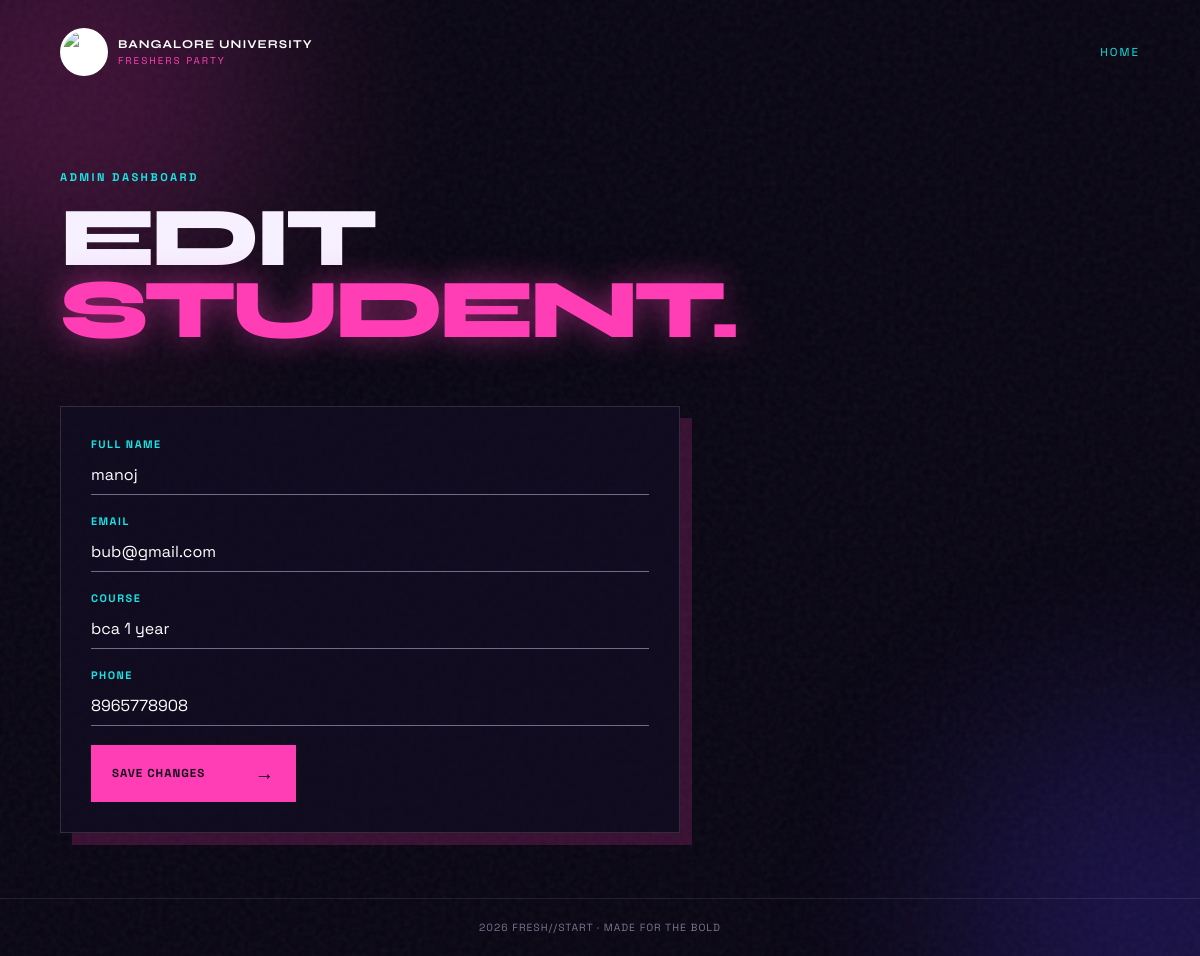
Screenshot of /admin/student/2 (signed in) with the database file from the repository.
### tables this page shows
CREATE TABLE participants (
                id INTEGER PRIMARY KEY AUTOINCREMENT,
                name TEXT NOT NULL,
                email TEXT NOT NULL,
                course TEXT NOT NULL,
                phone TEXT,
                created_at TIMESTAMP DEFAULT CURRENT_TIMESTAMP
            , role TEXT DEFAULT 'viewer', activity TEXT);

### app.py (the view)
@app.route("/admin/student/<int:student_id>", methods=["GET", "POST"])
def edit_student(student_id):
    if not require_admin(): return redirect(url_for("admin_login"))
    with get_db() as conn:
        student = conn.execute("SELECT * FROM participants WHERE id = ?", (student_id,)).fetchone()
        if not student: return "Student not found", 404
        if request.method == "POST":
            conn.execute("UPDATE participants SET name=?, email=?, course=?, phone=? WHERE id=?", (request.form["name"], request.form["email"], request.form["course"], request.form["phone"], student_id))
            flash("Student updated.", "success")
            return redirect(url_for("admin_students"))
    return render_template("edit_student.html", student=student)

### app.py (called while the page is built)
def get_db():
    conn = sqlite3.connect(DB_PATH)
    conn.row_factory = sqlite3.Row
    return conn

def require_admin():
    return session.get("admin")

### templates/edit_student.html
{% extends "base.html" %}{% block title %}Edit Student{% endblock %}{% block content %}<section class="page-head"><p class="eyebrow">ADMIN DASHBOARD</p><h1>EDIT<br><em>STUDENT.</em></h1></section><form class="neon-form" method="post"><label>FULL NAME<input name="name" value="{{ student.name }}" required></label><label>EMAIL<input name="email" type="email" value="{{ student.email }}" required></label><label>COURSE<input name="course" value="{{ student.course }}" required></label><label>PHONE<input name="phone" value="{{ student.phone or '' }}"></label><button class="button pink">SAVE CHANGES <b>→</b></button></form>{% endblock %}

### static/style.css (style rules this page uses)
:root { --bg:#090613;--pink:#ff3eb5;--cyan:#18e5e5;--text:#f6f0ff;--muted:#aaa1ba }
* { box-sizing:border-box }
body { margin:0;min-height:100vh;background:var(--bg);color:var(--text);font-family:'Space Grotesk',sans-serif;overflow-x:hidden }
.eyebrow { color:var(--cyan);font-size:.7rem;letter-spacing:2.4px;font-weight:700 }
.hero h1,.page-head h1 { font:800 clamp(3.5rem,9vw,8rem)/.86 Syne,sans-serif;letter-spacing:-5px;margin:18px 0 24px }
.hero h1 em,.page-head em { color:var(--pink);font-style:normal;text-shadow:0 0 30px #ff3eb580 }
.button { padding:16px 21px;min-width:205px;display:inline-flex;justify-content:space-between;align-items:center;color:#100a19;text-decoration:none;border:0;cursor:pointer;font:700 .72rem 'Space Grotesk';letter-spacing:1px;transition:.2s }
.pink { background:var(--pink) }
.button b { font-size:1.2rem }
.page-head { padding:55px 0 25px }
.page-head h1 { font-size:clamp(3.4rem,7vw,6.5rem) }
.neon-form { max-width:620px;margin:10px 0 65px;padding:30px;background:#130d22cc;border:1px solid #ffffff22;box-shadow:12px 12px 0 #ff3eb530 }
.neon-form label { display:block;margin:0 0 19px;color:var(--cyan);font-size:.68rem;letter-spacing:1.5px;font-weight:bold }
input { width:100%;padding:13px 0 9px;background:transparent;border:0;border-bottom:1px solid #766a88;color:white;font:1rem 'Space Grotesk';outline:none }

### rows the page displays
participants: name "manoj", email "bub@gmail.com", course "bca 1 year", phone "8965778908"
